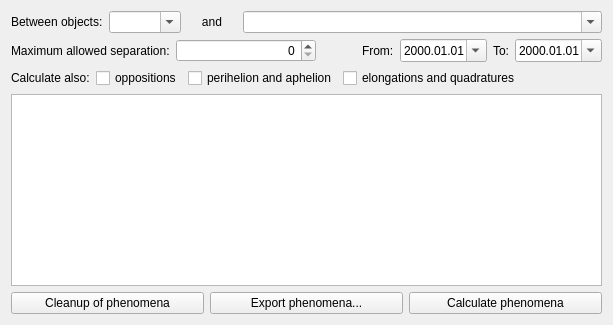
        <widget class="QWidget" name="stackedWidgetPage4">
         <layout class="QGridLayout" name="gridLayout_4">
          <item row="0" column="0" colspan="2">
           <layout class="QHBoxLayout" name="horizontalLayout_5">
            <item>
             <widget class="QLabel" name="betweenObjectsLabel">
              <property name="text">
               <string>Between objects:</string>
              </property>
             </widget>
            </item>
            <item>
             <widget class="QComboBox" name="object1ComboBox">
              <property name="editable">
               <bool>true</bool>
              </property>
              <property name="insertPolicy">
               <enum>QComboBox::NoInsert</enum>
              </property>
             </widget>
            </item>
            <item>
             <widget class="QLabel" name="andLabel">
              <property name="sizePolicy">
               <sizepolicy hsizetype="Fixed" vsizetype="Preferred">
                <horstretch>0</horstretch>
                <verstretch>0</verstretch>
               </sizepolicy>
              </property>
              <property name="minimumSize">
               <size>
                <width>50</width>
                <height>0</height>
               </size>
              </property>
              <property name="text">
               <string>and</string>
              </property>
              <property name="alignment">
               <set>Qt::AlignCenter</set>
              </property>
             </widget>
            </item>
            <item>
             <widget class="QComboBox" name="object2ComboBox">
              <property name="sizePolicy">
               <sizepolicy hsizetype="MinimumExpanding" vsizetype="Fixed">
                <horstretch>0</horstretch>
                <verstretch>0</verstretch>
               </sizepolicy>
              </property>
              <property name="editable">
               <bool>true</bool>
              </property>
              <property name="insertPolicy">
               <enum>QComboBox::NoInsert</enum>
              </property>
             </widget>
            </item>
           </layout>
          </item>
          <item row="1" column="0" colspan="2">
           <layout class="QHBoxLayout" name="horizontalLayout_33">
            <item>
             <layout class="QHBoxLayout" name="horizontalLayout_8">
              <item>
               <widget class="QLabel" name="allowedSeparationLabel">
                <property name="toolTip">
                 <string/>
                </property>
                <property name="text">
                 <string>Maximum allowed separation:</string>
                </property>
               </widget>
              </item>
              <item>
               <widget class="AngleSpinBox" name="allowedSeparationSpinBox">
                <property name="sizePolicy">
                 <sizepolicy hsizetype="Minimum" vsizetype="Fixed">
                  <horstretch>0</horstretch>
                  <verstretch>0</verstretch>
                 </sizepolicy>
                </property>
                <property name="minimumSize">
                 <size>
                  <width>140</width>
                  <height>0</height>
                 </size>
                </property>
                <property name="alignment">
                 <set>Qt::AlignRight|Qt::AlignTrailing|Qt::AlignVCenter</set>
                </property>
               </widget>
              </item>
             </layout>
            </item>
            <item>
             <spacer name="horizontalSpacer_9">
              <property name="orientation">
               <enum>Qt::Horizontal</enum>
              </property>
              <property name="sizeType">
               <enum>QSizePolicy::MinimumExpanding</enum>
              </property>
              <property name="sizeHint" stdset="0">
               <size>
                <width>40</width>
                <height>20</height>
               </size>
              </property>
             </spacer>
            </item>
            <item>
             <layout class="QHBoxLayout" name="horizontalLayout_6">
              <item>
               <widget class="QLabel" name="phenomenFromLabel">
                <property name="text">
                 <string>From:</string>
                </property>
               </widget>
              </item>
              <item>
               <widget class="QDateEdit" name="phenomenFromDateEdit">
                <property name="wrapping">
                 <bool>true</bool>
                </property>
                <property name="displayFormat">
                 <string notr="true">yyyy.MM.dd</string>
                </property>
                <property name="calendarPopup">
                 <bool>true</bool>
                </property>
               </widget>
              </item>
             </layout>
            </item>
            <item>
             <layout class="QHBoxLayout" name="horizontalLayout_7">
              <property name="rightMargin">
               <number>0</number>
              </property>
              <item>
               <widget class="QLabel" name="phenomenToLabel">
                <property name="text">
                 <string>To:</string>
                </property>
               </widget>
              </item>
              <item>
               <widget class="QDateEdit" name="phenomenToDateEdit">
                <property name="wrapping">
                 <bool>true</bool>
                </property>
                <property name="displayFormat">
                 <string notr="true">yyyy.MM.dd</string>
                </property>
                <property name="calendarPopup">
                 <bool>true</bool>
                </property>
               </widget>
              </item>
             </layout>
            </item>
           </layout>
          </item>
          <item row="6" column="0" colspan="2">
           <layout class="QHBoxLayout" name="horizontalLayout_9">
            <item>
             <widget class="QPushButton" name="phenomenaCleanupButton">
              <property name="text">
               <string>Cleanup of phenomena</string>
              </property>
             </widget>
            </item>
            <item>
             <widget class="QPushButton" name="phenomenaSaveButton">
              <property name="text">
               <string>Export phenomena...</string>
              </property>
             </widget>
            </item>
            <item>
             <widget class="QPushButton" name="phenomenaPushButton">
              <property name="toolTip">
               <string>Calculations require time, please be patient</string>
              </property>
              <property name="text">
               <string>Calculate phenomena</string>
              </property>
             </widget>
            </item>
           </layout>
          </item>
          <item row="5" column="0" colspan="2">
           <widget class="QTreeWidget" name="phenomenaTreeWidget">
            <property name="editTriggers">
             <set>QAbstractItemView::NoEditTriggers</set>
            </property>
            <property name="rootIsDecorated">
             <bool>false</bool>
            </property>
            <property name="uniformRowHeights">
             <bool>true</bool>
            </property>
            <property name="itemsExpandable">
             <bool>false</bool>
            </property>
            <property name="sortingEnabled">
             <bool>true</bool>
            </property>
            <property name="expandsOnDoubleClick">
             <bool>false</bool>
            </property>
            <property name="columnCount">
             <number>0</number>
            </property>
           </widget>
          </item>
          <item row="3" column="0" colspan="2">
           <layout class="QHBoxLayout" name="horizontalLayout_27">
            <item>
             <widget class="QLabel" name="label_5">
              <property name="text">
               <string>Calculate also:</string>
              </property>
             </widget>
            </item>
            <item>
             <widget class="QCheckBox" name="phenomenaOppositionCheckBox">
              <property name="text">
               <string>oppositions</string>
              </property>
             </widget>
            </item>
            <item>
             <widget class="QCheckBox" name="phenomenaPerihelionAphelionCheckBox">
              <property name="text">
               <string>perihelion and aphelion</string>
              </property>
             </widget>
            </item>
            <item>
             <widget class="QCheckBox" name="phenomenaElongationQuadratureCheckBox">
              <property name="text">
               <string>elongations and quadratures</string>
              </property>
             </widget>
            </item>
            <item>
             <spacer name="horizontalSpacer_4">
              <property name="orientation">
               <enum>Qt::Horizontal</enum>
              </property>
              <property name="sizeHint" stdset="0">
               <size>
                <width>40</width>
                <height>20</height>
               </size>
              </property>
             </spacer>
            </item>
           </layout>
          </item>
         </layout>
        </widget>
